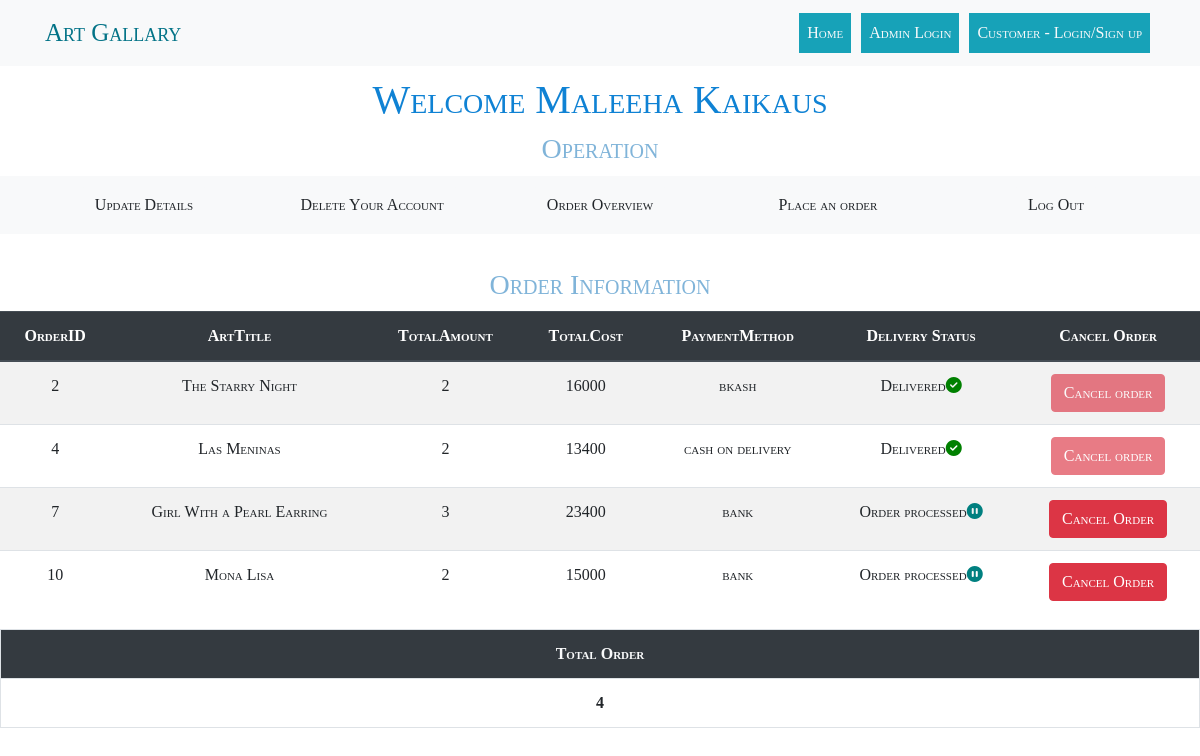
The page /php/order_overview.php (signed in) on the database its author committed.
### tables this page shows
CREATE TABLE IF NOT EXISTS `customer_info` (
  `CustomerID` int(100) NOT NULL AUTO_INCREMENT,
  `CustomerName` varchar(255) NOT NULL,
  `Email` varchar(255) NOT NULL,
  `Password` varchar(255) NOT NULL,
  `Address` varchar(255) NOT NULL,
  `PhoneNumber` varchar(14) NOT NULL,
  PRIMARY KEY (`CustomerID`)
);

CREATE TABLE IF NOT EXISTS `order_info` (
  `OrderID` int(100) NOT NULL AUTO_INCREMENT,
  `ArtTitle` varchar(255) NOT NULL,
  `TotalAmount` int(100) NOT NULL,
  `TotalCost` int(100) NOT NULL,
  `PaymentMethod` varchar(255) NOT NULL,
  `flag` int(10) NOT NULL,
  `CustomerID` int(100) NOT NULL,
  PRIMARY KEY (`OrderID`)
);

### php/order_overview.php (the view, shortened to what this page needs)
<?php
include_once('database.php');
if ($connect) {
    if (isset($_SESSION['Email'])) {
        $sql = "SELECT * FROM customer_info where Email='$_SESSION[Email]'";
        $res = mysqli_query($connect, $sql);
        $row = mysqli_fetch_assoc($res);
    }
}
?>
<!DOCTYPE html>
<html lang="en">
<head>
    <link href="https://stackpath.bootstrapcdn.com/font-awesome/4.7.0/css/font-awesome.min.css" rel="stylesheet">
    <link rel="stylesheet" href="../css/bootstrap.min.css">
    <link rel="stylesheet" href="../css/animate.css">
    <link rel="stylesheet" href="../css/index.css">
    <link rel="stylesheet" href="../css/admin_query.css">
</head>
<body>
    <nav class="navbar navbar-expand-lg navbar-light bg-light">
        <div class="container">
            <a class="navbar-brand logo" href="#">Art Gallary</a>
            <div class="collapse navbar-collapse" id="navbarSupportedContent">
                <ul class="navbar-nav ml-auto">
                    <li class="nav-item active bg-info" style="margin: 5px">
                        <a class="nav-link text-light" href="index.php">Home <span class="sr-only">(current)</span></a>
                    </li>
                    <li class="nav-item bg-info" style="margin: 5px">
                        <a class="nav-link text-light" href="admin_login.php">Admin Login</a>
                    </li>
                    <li class="nav-item bg-info" style="margin: 5px">
                        <a class="nav-link text-light" href="customer_login.php">Customer - Login/Sign up</a>
                    </li>
                </ul>
            </div>
        </div>
    </nav>
    <div class="container heading">
        <h1>Welcome <?php echo $row['CustomerName']; ?></h1>
        <h3>Operation</h3>
    </div>
    <div class="menu bg-light">
        <div class="container">
            <div class="row text-center info">
                <div class="col-sm">
                    <a href="customer_update.php" class="btn  btn-light">Update Details</a>
                </div>
                <div class="col-sm">
                    <a href="customer_query.php?delete=<?php echo $row['CustomerID']; ?>" class="btn  btn-light">Delete Your Account</a></button>
                </div>
                <div class="col-sm">
                    <a href="" class="btn  btn-light">Order Overview</a>
                </div>
                <div class="col-sm">
                    <a href="customer_query.php?order=<?php echo $row['CustomerID']; ?>" class="btn  btn-light">Place an order</a>
                </div>
                <div class="col-sm">
                    <a href="index.php" class="btn  btn-light">Log Out</a>
                </div>
            </div>
        </div>
    </div>
    <br>
    <?php
    include_once('database.php');
    if ($connect) {
        $CustID = $row['CustomerID'];
        $sql2 = "SELECT * FROM order_info where CustomerID='$CustID'";
        $res2 = mysqli_query($connect, $sql2);
        $result2 = mysqli_num_rows($res2);
        if ($result2 > 0) {
    ?>
            <div class="container heading">
                <h3>Order Information</h3>
            </div>
            <table class="table table-striped text-center">
                <div class="container">
                    <thead class="thead-dark container">
                        <th>OrderID</th>
                        <th>ArtTitle</th>
                        <th>TotalAmount</th>
                        <th>TotalCost</th>
                        <th>PaymentMethod</th>
                        <th>Delivery Status</th>
                        <th>Cancel Order</th>
                    </thead>
                    <?php
                    while ($row2 = mysqli_fetch_assoc($res2)) :
                    ?>
                        <tr class="text-center container">
                            <td><?php echo $row2['OrderID']; ?></td>
                            <td><?php echo $row2['ArtTitle']; ?></td>
                            <td><?php echo $row2['TotalAmount']; ?></td>
                            <td><?php echo $row2['TotalCost']; ?></td>
                            <td><?php echo $row2['PaymentMethod']; ?></td>
                            <?php
                            if ($row2['flag'] == 0) {
                            ?>
                                <td><?php echo "Order processed" ?><i class='fas fa-pause-circle' style='color: teal'></i></td>
                            <?php
                            } else {
                            ?>
                                <td><?php echo "Delivered" ?><i class='fas fa-check-circle' style='color: green'></i></td>
                            <?php
                            }
                            ?>
                            <?php
                            if ($row2['flag'] == 0) {
                            ?>
                                <td><a href="order_overview.php?cancel=<?php echo $row2['OrderID']; ?>" class="btn btn-danger">Cancel Order</a></button></td>
                            <?php
                            } else {
                            ?>
                                <td><button type="button" class="btn btn-danger" disabled>Cancel order</button></td>
                            <?php
                            }
                            ?>
                        </tr>
                    <?php endwhile; ?>
                </div>
            </table>
            <table class="table table-striped table-hover table-bordered mt-2">
                <tr class="bg-dark text-light text-center">
                    <th>Total Order</th>
                </tr>
                <tr class="text-center">
                    <th><?php echo $result2 ?></th>
                </tr>
            </table>
    <?php
        }
        else
        {
    ?>
            <h1 class="text-center text-danger mt-3">you haven't placed any orders yet</h1>
    <?php
        }
    }
    ?>
</body>
</html>

### css/index.css (style rules this page uses)
* { margin: 0; padding: 0; font-family: 'Times New Roman', Times, serif; font-variant: small-caps; }
.logo { font-family: cursive; font-size: 25px; color: rgb(3, 115, 135)!important; }

### css/admin_query.css (style rules this page uses)
* { margin: 0; padding: 0; font-family: 'Times New Roman', Times, serif; font-variant: small-caps; }
.heading { text-align: center; margin: 10px auto; color: rgb(15, 130, 212); }
.heading h3 { color: rgb(128, 180, 217); }
.info .col-sm { padding: 10px; font-size: 20px; }

### rows shown on the page
customer_info: CustomerName "Maleeha Kaikaus"
order_info: OrderID "2", ArtTitle "The Starry Night", TotalAmount "2", TotalCost "16000", PaymentMethod "bkash", flag "Delivered"
order_info: OrderID "4", ArtTitle "Las Meninas", TotalAmount "2", TotalCost "13400", PaymentMethod "cash on delivery", flag "Delivered"
order_info: OrderID "7", ArtTitle "Girl With a Pearl Earring", TotalAmount "3", TotalCost "23400", PaymentMethod "bank", flag "Order processed"
order_info: OrderID "10", ArtTitle "Mona Lisa", TotalAmount "2", TotalCost "15000", PaymentMethod "bank", flag "Order processed"

### other values the page prints
$result2 "4"
